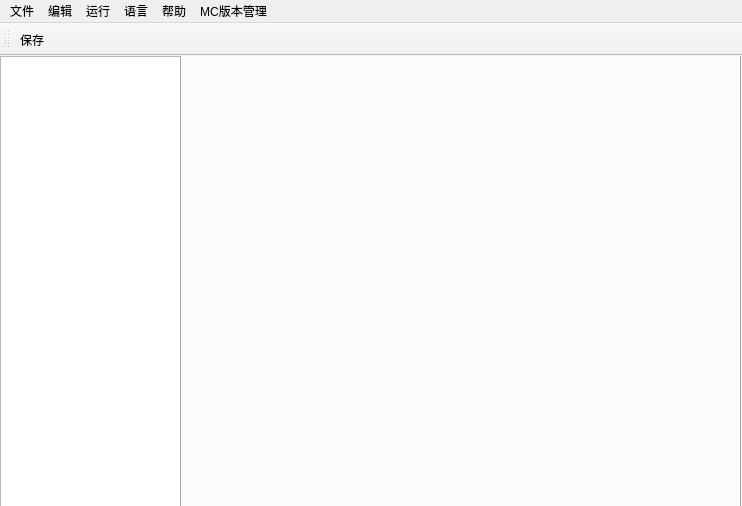
<?xml version="1.0" encoding="UTF-8"?>
<ui version="4.0">
 <class>MainWindow</class>
 <widget class="QMainWindow" name="MainWindow">
  <property name="geometry">
   <rect>
    <x>0</x>
    <y>0</y>
    <width>742</width>
    <height>506</height>
   </rect>
  </property>
  <property name="sizePolicy">
   <sizepolicy hsizetype="Minimum" vsizetype="Minimum">
    <horstretch>0</horstretch>
    <verstretch>0</verstretch>
   </sizepolicy>
  </property>
  <property name="windowTitle">
   <string>MainWindow</string>
  </property>
  <widget class="QWidget" name="centralwidget">
   <widget class="QTreeView" name="fileTree">
    <property name="geometry">
     <rect>
      <x>0</x>
      <y>0</y>
      <width>181</width>
      <height>611</height>
     </rect>
    </property>
   </widget>
   <widget class="QTabWidget" name="tabWidget">
    <property name="geometry">
     <rect>
      <x>180</x>
      <y>-1</y>
      <width>561</width>
      <height>461</height>
     </rect>
    </property>
    <property name="currentIndex">
     <number>-1</number>
    </property>
    <property name="tabsClosable">
     <bool>true</bool>
    </property>
   </widget>
  </widget>
  <widget class="QMenuBar" name="menubar">
   <property name="geometry">
    <rect>
     <x>0</x>
     <y>0</y>
     <width>742</width>
     <height>22</height>
    </rect>
   </property>
   <widget class="QMenu" name="file">
    <property name="title">
     <string>文件</string>
    </property>
    <widget class="QMenu" name="export_menu">
     <property name="title">
      <string>导出</string>
     </property>
     <addaction name="export_zip"/>
    </widget>
    <addaction name="new_project"/>
    <addaction name="open_project"/>
    <addaction name="save_other"/>
    <addaction name="separator"/>
    <addaction name="export_menu"/>
   </widget>
   <widget class="QMenu" name="edit">
    <property name="title">
     <string>编辑</string>
    </property>
    <addaction name="undo"/>
    <addaction name="redo"/>
    <addaction name="separator"/>
    <addaction name="find"/>
    <addaction name="replace"/>
   </widget>
   <widget class="QMenu" name="run">
    <property name="title">
     <string>运行</string>
    </property>
    <addaction name="run_MC"/>
    <addaction name="build_map"/>
   </widget>
   <widget class="QMenu" name="help">
    <property name="title">
     <string>帮助</string>
    </property>
    <addaction name="about"/>
    <addaction name="check_update"/>
   </widget>
   <widget class="QMenu" name="MC">
    <property name="title">
     <string>MC版本管理</string>
    </property>
    <addaction name="open_MC"/>
   </widget>
   <widget class="QMenu" name="language">
    <property name="title">
     <string>语言</string>
    </property>
    <addaction name="ChineseSimplified"/>
    <addaction name="English"/>
   </widget>
   <addaction name="file"/>
   <addaction name="edit"/>
   <addaction name="run"/>
   <addaction name="language"/>
   <addaction name="help"/>
   <addaction name="MC"/>
  </widget>
  <widget class="QToolBar" name="toolBar">
   <property name="windowTitle">
    <string>toolBar</string>
   </property>
   <attribute name="toolBarArea">
    <enum>TopToolBarArea</enum>
   </attribute>
   <attribute name="toolBarBreak">
    <bool>false</bool>
   </attribute>
   <addaction name="save"/>
  </widget>
  <action name="new_project">
   <property name="text">
    <string>新建项目</string>
   </property>
  </action>
  <action name="open_project">
   <property name="text">
    <string>打开项目</string>
   </property>
  </action>
  <action name="export_zip">
   <property name="text">
    <string>导出为zip</string>
   </property>
  </action>
  <action name="undo">
   <property name="text">
    <string>撤销</string>
   </property>
  </action>
  <action name="redo">
   <property name="text">
    <string>重做</string>
   </property>
  </action>
  <action name="find">
   <property name="text">
    <string>查找</string>
   </property>
  </action>
  <action name="replace">
   <property name="text">
    <string>替换</string>
   </property>
  </action>
  <action name="run_MC">
   <property name="text">
    <string>在MC中启动本项目</string>
   </property>
  </action>
  <action name="build_map">
   <property name="text">
    <string>生成蓝图</string>
   </property>
  </action>
  <action name="about">
   <property name="text">
    <string>关于</string>
   </property>
  </action>
  <action name="check_update">
   <property name="text">
    <string>检查更新</string>
   </property>
  </action>
  <action name="ChineseSimplified">
   <property name="checkable">
    <bool>true</bool>
   </property>
   <property name="checked">
    <bool>true</bool>
   </property>
   <property name="text">
    <string>简体中文</string>
   </property>
  </action>
  <action name="English">
   <property name="checkable">
    <bool>true</bool>
   </property>
   <property name="text">
    <string>English</string>
   </property>
  </action>
  <action name="open_MC">
   <property name="text">
    <string>打开MC版本管理页</string>
   </property>
  </action>
  <action name="save">
   <property name="checkable">
    <bool>false</bool>
   </property>
   <property name="enabled">
    <bool>true</bool>
   </property>
   <property name="text">
    <string>保存</string>
   </property>
   <property name="toolTip">
    <string>&lt;html&gt;&lt;head/&gt;&lt;body&gt;&lt;p&gt;&lt;span style=&quot; font-weight:700;&quot;&gt;保存文件&lt;/span&gt; (Ctrl+S)&lt;/p&gt;&lt;/body&gt;&lt;/html&gt;</string>
   </property>
   <property name="shortcut">
    <string>Ctrl+S</string>
   </property>
  </action>
  <action name="save_other">
   <property name="text">
    <string>另存为...</string>
   </property>
  </action>
 </widget>
 <resources/>
 <connections/>
</ui>
